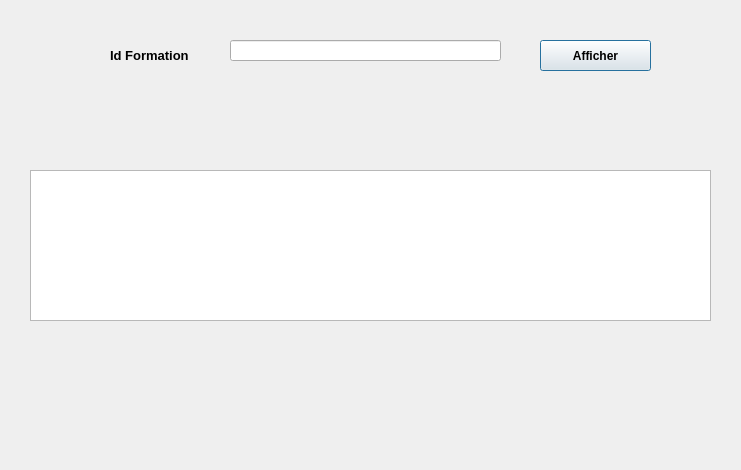
<?xml version="1.0" encoding="UTF-8"?>
<ui version="4.0">
 <class>affiche_forma</class>
 <widget class="QDialog" name="affiche_forma">
  <property name="geometry">
   <rect>
    <x>0</x>
    <y>0</y>
    <width>741</width>
    <height>470</height>
   </rect>
  </property>
  <property name="windowTitle">
   <string>Dialog</string>
  </property>
  <widget class="QTableView" name="tableView">
   <property name="geometry">
    <rect>
     <x>30</x>
     <y>170</y>
     <width>681</width>
     <height>151</height>
    </rect>
   </property>
  </widget>
  <widget class="QLineEdit" name="id_formationLE">
   <property name="geometry">
    <rect>
     <x>230</x>
     <y>40</y>
     <width>271</width>
     <height>21</height>
    </rect>
   </property>
   <property name="text">
    <string/>
   </property>
  </widget>
  <widget class="QPushButton" name="afficheformaPB">
   <property name="geometry">
    <rect>
     <x>540</x>
     <y>40</y>
     <width>111</width>
     <height>31</height>
    </rect>
   </property>
   <property name="font">
    <font>
     <weight>75</weight>
     <bold>true</bold>
    </font>
   </property>
   <property name="styleSheet">
    <string notr="true"/>
   </property>
   <property name="text">
    <string>Afficher</string>
   </property>
   <property name="icon">
    <iconset>
     <normaloff>:/zzzz/accepted_48.ico</normaloff>:/zzzz/accepted_48.ico</iconset>
   </property>
   <property name="iconSize">
    <size>
     <width>20</width>
     <height>20</height>
    </size>
   </property>
  </widget>
  <widget class="QLabel" name="label">
   <property name="geometry">
    <rect>
     <x>110</x>
     <y>40</y>
     <width>91</width>
     <height>31</height>
    </rect>
   </property>
   <property name="styleSheet">
    <string notr="true">color: rgb(0, 170, 0);</string>
   </property>
   <property name="text">
    <string>&lt;!DOCTYPE HTML PUBLIC &quot;-//W3C//DTD HTML 4.0//EN&quot; &quot;http://www.w3.org/TR/REC-html40/strict.dtd&quot;&gt;
&lt;html&gt;&lt;head&gt;&lt;meta name=&quot;qrichtext&quot; content=&quot;1&quot; /&gt;&lt;style type=&quot;text/css&quot;&gt;
p, li { white-space: pre-wrap; }
&lt;/style&gt;&lt;/head&gt;&lt;body style=&quot; font-family:'MS Shell Dlg 2'; font-size:8.25pt; font-weight:400; font-style:normal;&quot;&gt;
&lt;p style=&quot; margin-top:0px; margin-bottom:0px; margin-left:0px; margin-right:0px; -qt-block-indent:0; text-indent:0px;&quot;&gt;&lt;span style=&quot; font-size:10pt; font-weight:600; color:#000000;&quot;&gt;Id Formation&lt;/span&gt;&lt;/p&gt;&lt;/body&gt;&lt;/html&gt;</string>
   </property>
  </widget>
  <widget class="QLabel" name="label_2">
   <property name="geometry">
    <rect>
     <x>-140</x>
     <y>-10</y>
     <width>941</width>
     <height>771</height>
    </rect>
   </property>
   <property name="text">
    <string/>
   </property>
   <property name="pixmap">
    <pixmap resource="Images.qrc">:/Arriere/images/formation-1024x895.jpg</pixmap>
   </property>
  </widget>
  <widget class="QPushButton" name="pushButton">
   <property name="geometry">
    <rect>
     <x>40</x>
     <y>370</y>
     <width>51</width>
     <height>41</height>
    </rect>
   </property>
   <property name="text">
    <string/>
   </property>
   <property name="icon">
    <iconset resource="Images.qrc">
     <normaloff>:/icon/Icon/28.png</normaloff>:/icon/Icon/28.png</iconset>
   </property>
   <property name="iconSize">
    <size>
     <width>40</width>
     <height>40</height>
    </size>
   </property>
   <property name="flat">
    <bool>true</bool>
   </property>
  </widget>
  <zorder>label_2</zorder>
  <zorder>tableView</zorder>
  <zorder>id_formationLE</zorder>
  <zorder>afficheformaPB</zorder>
  <zorder>label</zorder>
  <zorder>pushButton</zorder>
 </widget>
 <resources>
  <include location="Images.qrc"/>
 </resources>
 <connections/>
</ui>
